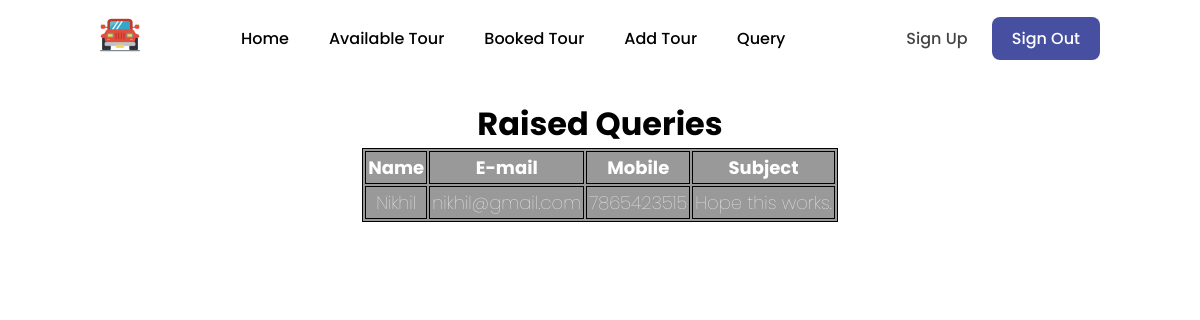
Screenshot of /query.php with the database file from the repository.
### tables this page shows
CREATE TABLE IF NOT EXISTS `query` (
  `name` varchar(20) NOT NULL,
  `e_mail` varchar(30) NOT NULL,
  `mobile` varchar(15) NOT NULL,
  `subject` varchar(150) NOT NULL
);

### query.php (the view, shortened to what this page needs)
<!DOCTYPE html>
<html lang="en">
    <?php
        $conn = Connect();
        $sql = " SELECT * FROM query";
        $result = $conn->query($sql);
    ?>
    <head>
        <link rel="stylesheet" href="style.css">
        <link rel="stylesheet"href="https://cdn.jsdelivr.net/npm/boxicons@latest/css/boxicons.min.css">
    </head>
    <body>
        <header style="position: fixed;">
            <a href="home.php" class="logo"><img src="img/jeep.png" alt=""></a>
            <ul class="navbar">
                <li><a href="home.php">Home</a></li>
                <li><a href="availtour.php">Available Tour</a></li>
                <li><a href="bookedtour.php">Booked Tour</a></li>
                <li><a href="addtour.php">Add Tour</a></li>
                <li><a href="query.php">Query</a></li>
            </ul>
            <div class="header-btn">
                <a href="signup.php" class="">Sign Up</a>
                <a href="signout.php" class="sign-in">Sign Out</a>
            </div>
        </header>
        <section>
            <center>
                <br><br>
                <h1>Raised Queries</h1>
                <table>
                    <tr>
                        <th>Name</th>
                        <th>E-mail</th>
                        <th>Mobile</th>
                        <th>Subject</th>
                    </tr>
                    <?php
                        while($rows=$result->fetch_assoc())
                        {
                    ?>
                    <tr>
                        <td><?php echo $rows['name'];?></td>
                        <td><?php echo $rows['e_mail'];?></td>
                        <td><?php echo $rows['mobile'];?></td>
                        <td><?php echo $rows['subject'];?></td>
                    </tr>
                    <?php
                        }
                    ?>
                </table>
            </center>
         </section>
    </body>
</html>

### style.css (style rules this page uses)
* { margin: 0; padding: 0; box-sizing: border-box; scroll-padding-top: 2rem; scroll-behavior: smooth; list-style: none; text-decoration: none; font-family: "Poppins", sans-serif; }
body { width: 100%; min-height: 100vh; background: url(img/home.jpg); position:relative; background-repeat: no-repeat; background-size: cover; align-items: center; }
:root { --main-color: #fe5b3d; --second-color: #ffac38; --text-color: #444; --gradient: linear-gradient(#fe5b3d, #ffac38); }
section { padding: 50px 100px; }
header { position: relative; width: 100%; top: 0; right: 0; z-index: 1000; display: flex; align-items: center; justify-content:space-between; padding: 15px 100px; }
.logo img { width: 40px; }
.navbar { display: flex; }
.navbar li { position: relative; }
.navbar a { font-size: 1rem; padding: 10px 20px; color: rgb(0, 0, 0); font-weight: 500; }
.navbar a::after { content: ''; width: 0; height: 3px; background: var(--gradient); position: absolute; bottom: -4px; left: 0; transition: 0.5s; }
.header-btn a { padding: 10px 20px; color: var(--text-color); font-weight: 500; }
.header-btn .sign-in { background: #474fa0; color: #fff; border-radius: 0.5rem; }

### query.php (style rules this page uses)
table { background-color: rgba(0,0,0, 0.4); font-size: large; border: 1px solid black; }
h1 { text-align: center; color: black; font-size: xx-large; }
td { border: 1px solid black; }
th, td { color: white; font-weight: bold; border: 1px solid black; padding: 2px; text-align: center; }
td { font-weight: lighter; }

### rows the page displays
query: name "Nikhil", e_mail "nikhil@gmail.com", mobile "7865423515", subject "Hope this works."
